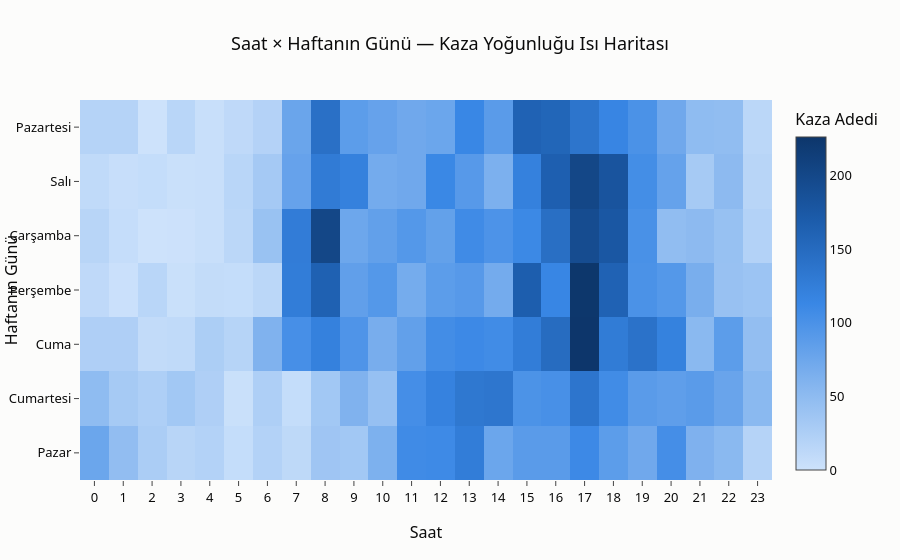

Source (notebook cell):
### Markdown cell above
## 4. Zaman özelliği: kazalar ne zaman yoğunlaşıyor?

`Time` sütunu "SS:DD:SS" formatında metin olarak geliyor; buradan saat
(0-23) bilgisini çıkarıp haftanın günüyle birlikte bir ısı haritasında
inceliyoruz.

### Code cell
df["Saat"] = pd.to_datetime(df["Time"], format="%H:%M:%S").dt.hour

GUN_SIRASI_EN = ["Monday", "Tuesday", "Wednesday", "Thursday", "Friday", "Saturday", "Sunday"]
GUN_TR = {
    "Monday": "Pazartesi", "Tuesday": "Salı", "Wednesday": "Çarşamba",
    "Thursday": "Perşembe", "Friday": "Cuma", "Saturday": "Cumartesi", "Sunday": "Pazar",
}

isi_matrisi = (
    df.groupby(["Day_of_week", "Saat"]).size()
    .reset_index(name="Adet")
    .pivot(index="Day_of_week", columns="Saat", values="Adet")
    .reindex(GUN_SIRASI_EN)
    .fillna(0)
)
isi_matrisi.index = [GUN_TR[g] for g in isi_matrisi.index]

fig = px.imshow(
    isi_matrisi,
    color_continuous_scale=MAVI_SKALA,
    labels=dict(x="Saat", y="Haftanın Günü", color="Kaza Adedi"),
    title="Saat × Haftanın Günü — Kaza Yoğunluğu Isı Haritası",
    aspect="auto",
)
fig.update_xaxes(dtick=1)
gorsel_kaydet(fig, "02_saat_gun_isi_haritasi")
fig.show()

### Figure 1 — Plotly figure (JSON) as saved in the notebook; plotly's stock layout.template omitted (floating-point values rounded to 4 significant figures; data arrays with more than 128 entries replaced by an {"elided": "..."} marker saying what was removed)
{"data": [{"coloraxis": "coloraxis", "hovertemplate": "Saat: %{x}<br>Haftanın Günü: %{y}<br>Kaza Adedi: %{z}<extra></extra>", "name": "0", "type": "heatmap", "x": [0, 1, 2, 3, 4, 5, 6, 7, 8, 9, 10, 11, 12, 13, 14, 15, 16, 17, 18, 19, 20, 21, 22, 23], "xaxis": "x", "y": ["Pazartesi", "Salı", "Çarşamba", "Perşembe", "Cuma", "Cumartesi", "Pazar"], "yaxis": "y", "z": {"elided": "7x24 float values"}}], "layout": {"coloraxis": {"autocolorscale": false, "colorbar": {"title": {"text": "Kaza Adedi"}}, "colorscale": [[0.0, "#cde2fb"], [0.25, "#86b6ef"], [0.5, "#3987e5"], [0.75, "#1c5cab"], [1.0, "#0d366b"]]}, "title": {"text": "Saat × Haftanın Günü — Kaza Yoğunluğu Isı Haritası"}, "xaxis": {"anchor": "y", "domain": [0.0, 1.0], "dtick": 1, "title": {"text": "Saat"}}, "yaxis": {"anchor": "x", "autorange": "reversed", "domain": [0.0, 1.0], "title": {"text": "Haftanın Günü"}}}}
